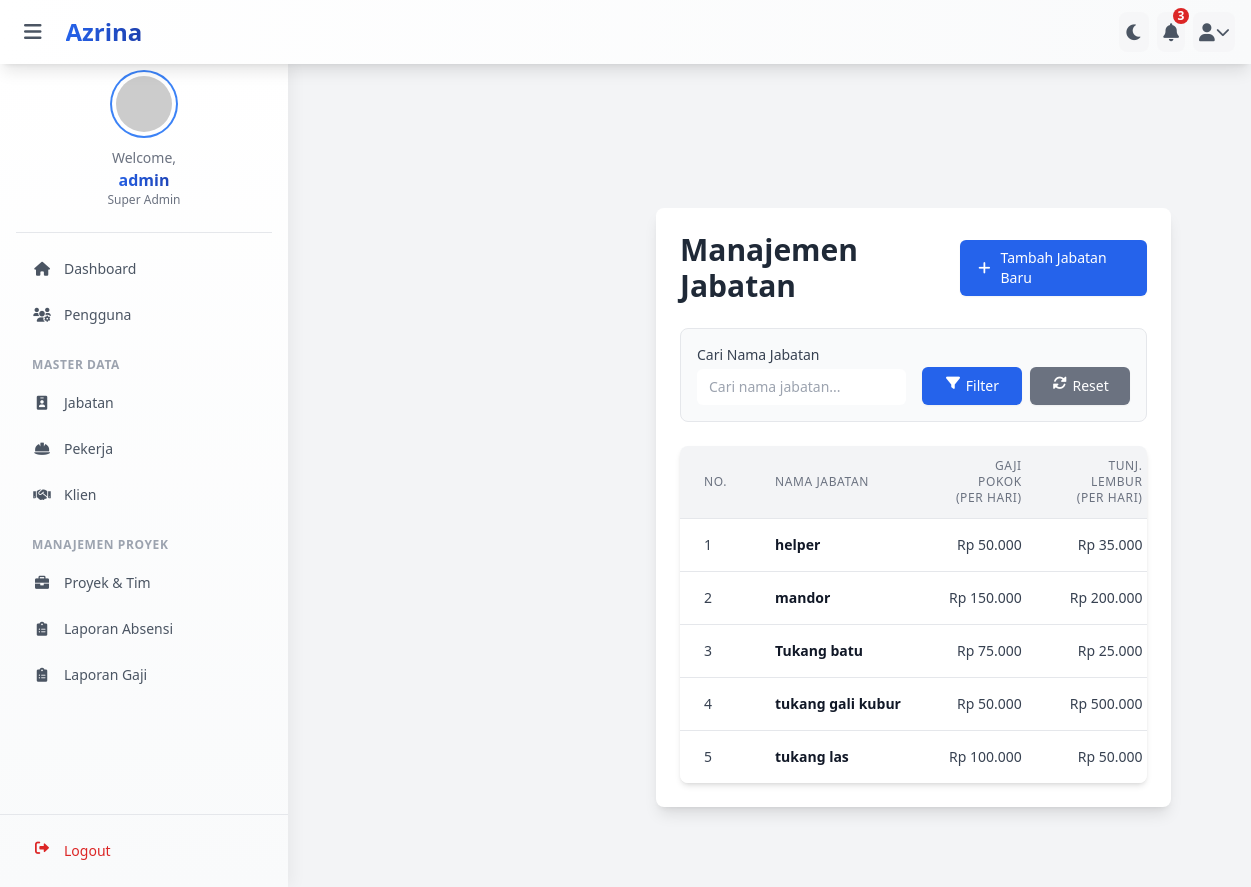
Screenshot of /jabatan/index.php (signed in) with the database file from the repository.
### tables this page shows
CREATE TABLE `jabatan` (
  `id_jabatan` int(11) NOT NULL,
  `namajabatan` varchar(50) NOT NULL,
  `gajipokok` decimal(10,2) NOT NULL COMMENT 'Gaji pokok per hari',
  `tunjangan_lembur` decimal(10,2) NOT NULL COMMENT 'Tunjangan lembur per hari'
);

### jabatan/index.php (the view, shortened to what this page needs)
<?php
require_once '../config.php';
$user_role = $_SESSION['role'];
$filter_namajabatan = $_GET['namajabatan'] ?? '';
$where_sql = "";
$query_jabatan = "SELECT id_jabatan, namajabatan, gajipokok, tunjangan_lembur
                  FROM jabatan"
                  . $where_sql .
                  " ORDER BY namajabatan ASC";
$stmt_jabatan = mysqli_prepare($koneksi, $query_jabatan);
$daftar_jabatan = [];
if ($stmt_jabatan) {
    mysqli_stmt_execute($stmt_jabatan);
    $result_jabatan = mysqli_stmt_get_result($stmt_jabatan);
    $daftar_jabatan = $result_jabatan ? mysqli_fetch_all($result_jabatan, MYSQLI_ASSOC) : [];
} else {
    error_log("Error mempersiapkan query data jabatan: " . mysqli_error($koneksi));
    $daftar_jabatan = [];
    $_SESSION['pesan_error_crud'] = "Terjadi kesalahan saat mengambil data jabatan.";
}
require_once '../includes/header.php';
if ($user_role == 'super_admin') {
    require_once '../includes/sidebar_super_admin.php';
} elseif ($user_role == 'admin') {
    require_once '../includes/sidebar_admin.php';
}
?>
<main class="content-wrapper mt-16 md:ml-72">
    <div class="max-w-7xl mx-auto p-4 sm:p-6 lg:p-8">
        <div class="bg-white dark:bg-gray-800 rounded-lg shadow-lg p-6">
            <div class="flex flex-col sm:flex-row justify-between items-start sm:items-center mb-6">
                <h1 class="text-2xl sm:text-3xl font-bold text-gray-800 dark:text-white">
                    Manajemen Jabatan
                </h1>
                <a href="<?php echo BASE_URL; ?>jabatan/tambah.php"
                   class="mt-3 sm:mt-0 inline-flex items-center px-4 py-2 bg-blue-600 hover:bg-blue-700 text-white text-sm font-medium rounded-md shadow-sm transition duration-150 ease-in-out">
                    <i class="fas fa-plus fa-fw mr-2"></i>
                    Tambah Jabatan Baru
                </a>
            </div>
            <form method="GET" action="" class="mb-6 p-4 bg-gray-50 dark:bg-gray-700/50 rounded-lg border dark:border-gray-600">
                <div class="grid grid-cols-1 md:grid-cols-2 gap-4 items-end">
                    <div>
                        <label for="namajabatan" class="block text-sm font-medium text-gray-700 dark:text-gray-300">Cari Nama Jabatan</label>
                        <input type="text" name="namajabatan" id="namajabatan"
                               value="<?php echo htmlspecialchars($filter_namajabatan); ?>"
                               placeholder="Cari nama jabatan..."
                               class="mt-1 block w-full pl-3 pr-10 py-2 text-base border-gray-300 dark:border-gray-600 dark:bg-gray-900 dark:text-gray-300 focus:outline-none focus:ring-blue-500 focus:border-blue-500 sm:text-sm rounded-md">
                    </div>
                    <div class="flex items-center gap-2 pt-4 md:pt-0">
                        <button type="submit" class="w-full inline-flex justify-center py-2 px-4 border border-transparent shadow-sm text-sm font-medium rounded-md text-white bg-blue-600 hover:bg-blue-700 focus:outline-none focus:ring-2 focus:ring-offset-2 focus:ring-blue-500">
                            <i class="fas fa-filter fa-fw mr-1"></i> Filter
                        </button>
                        <a href="<?php echo BASE_URL; ?>jabatan/" class="w-full inline-flex justify-center py-2 px-4 border border-transparent shadow-sm text-sm font-medium rounded-md text-white bg-gray-500 hover:bg-gray-600 focus:outline-none focus:ring-2 focus:ring-offset-2 focus:ring-gray-500">
                            <i class="fas fa-sync-alt fa-fw mr-1"></i> Reset
                        </a>
                    </div>
                </div>
            </form>
            <div class="overflow-x-auto shadow-md rounded-lg">
                <table class="min-w-full divide-y divide-gray-200 dark:divide-gray-700">
                    <thead class="bg-gray-100 dark:bg-gray-700">
                        <tr>
                            <th scope="col" class="px-6 py-3 text-left text-xs font-medium text-gray-500 dark:text-gray-300 uppercase tracking-wider">No.</th>
                            <th scope="col" class="px-6 py-3 text-left text-xs font-medium text-gray-500 dark:text-gray-300 uppercase tracking-wider">Nama Jabatan</th>
                            <th scope="col" class="px-6 py-3 text-right text-xs font-medium text-gray-500 dark:text-gray-300 uppercase tracking-wider">Gaji Pokok (Per Hari)</th>
                            <th scope="col" class="px-6 py-3 text-right text-xs font-medium text-gray-500 dark:text-gray-300 uppercase tracking-wider">Tunj. Lembur (Per Hari)</th>
                        </tr>
                    </thead>
                    <tbody class="bg-white dark:bg-gray-800 divide-y divide-gray-200 dark:divide-gray-700">
                        <?php if (!empty($daftar_jabatan)) : ?>
                            <?php $nomor = 1; ?>
                            <?php foreach ($daftar_jabatan as $jabatan) : ?>
                                <tr class="hover:bg-gray-50 dark:hover:bg-gray-600/50 transition-colors duration-150">
                                    <td class="px-6 py-4 whitespace-nowrap text-sm text-gray-700 dark:text-gray-200"><?php echo $nomor++; ?></td>
                                    <td class="px-6 py-4 whitespace-nowrap text-sm font-semibold text-gray-900 dark:text-white"><?php echo htmlspecialchars($jabatan['namajabatan']); ?></td>
                                    <td class="px-6 py-4 whitespace-nowrap text-sm text-gray-700 dark:text-gray-200 text-right">Rp <?php echo number_format($jabatan['gajipokok'], 0, ',', '.'); ?></td>
                                    <td class="px-6 py-4 whitespace-nowrap text-sm text-gray-700 dark:text-gray-200 text-right">Rp <?php echo number_format($jabatan['tunjangan_lembur'], 0, ',', '.'); ?></td>
                                </tr>
                            <?php endforeach; ?>
                        <?php endif; ?>
                    </tbody>
                </table>
            </div>
        </div>
    </div>
</main>

### assets/css/style.css (style rules this page uses)
* { margin: 0; padding: 0; box-sizing: border-box; }
body { transition: padding-left 0.3s ease-in-out; }
.content-wrapper { transition: margin-left 0.3s ease-in-out; margin-top: 4rem; padding: 1.5rem; }
@media (min-width: 768px) { .content-wrapper { margin-left: 18rem; } }

### includes/header.php (style rules this page uses)
body { transition: background-color 0.5s ease-in-out; }
* { transition: background-color 0.3s ease-in-out, border-color 0.3s ease-in-out, color 0.3s ease-in-out; }

### rows the page displays
jabatan: namajabatan "helper", gajipokok "50.000", tunjangan_lembur "35.000"
jabatan: namajabatan "mandor", gajipokok "150.000", tunjangan_lembur "200.000"
jabatan: namajabatan "Tukang batu", gajipokok "75.000", tunjangan_lembur "25.000"
jabatan: namajabatan "tukang gali kubur", gajipokok "50.000", tunjangan_lembur "500.000"
jabatan: namajabatan "tukang las", gajipokok "100.000", tunjangan_lembur "50.000"

### other values shown
str_replace('_', ' ', $_SESSION['role']) "Super Admin"
